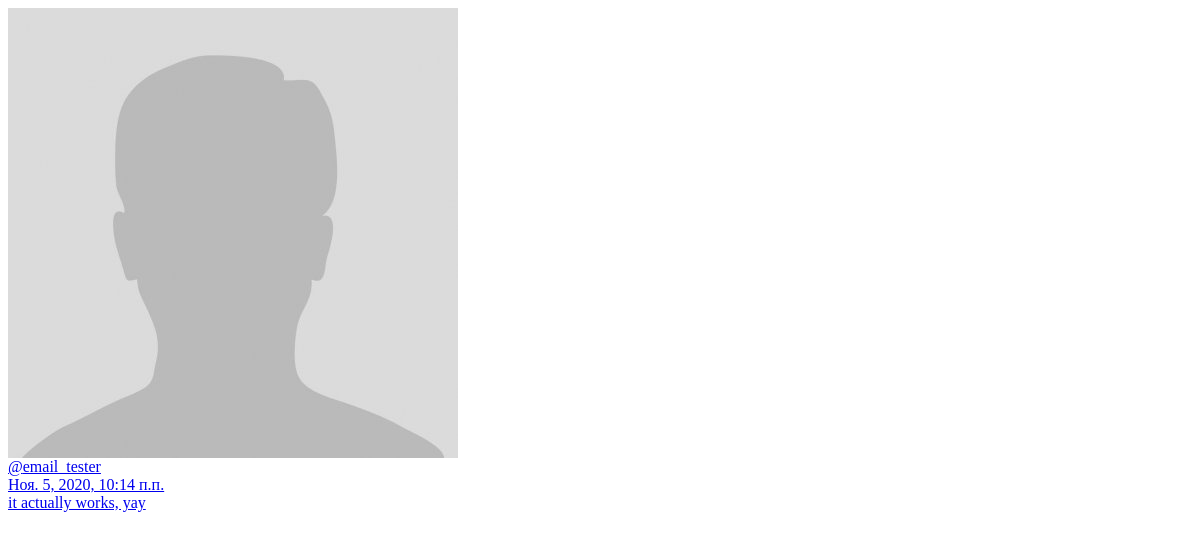
The app's page /conversations/base_list (signed in), older data.
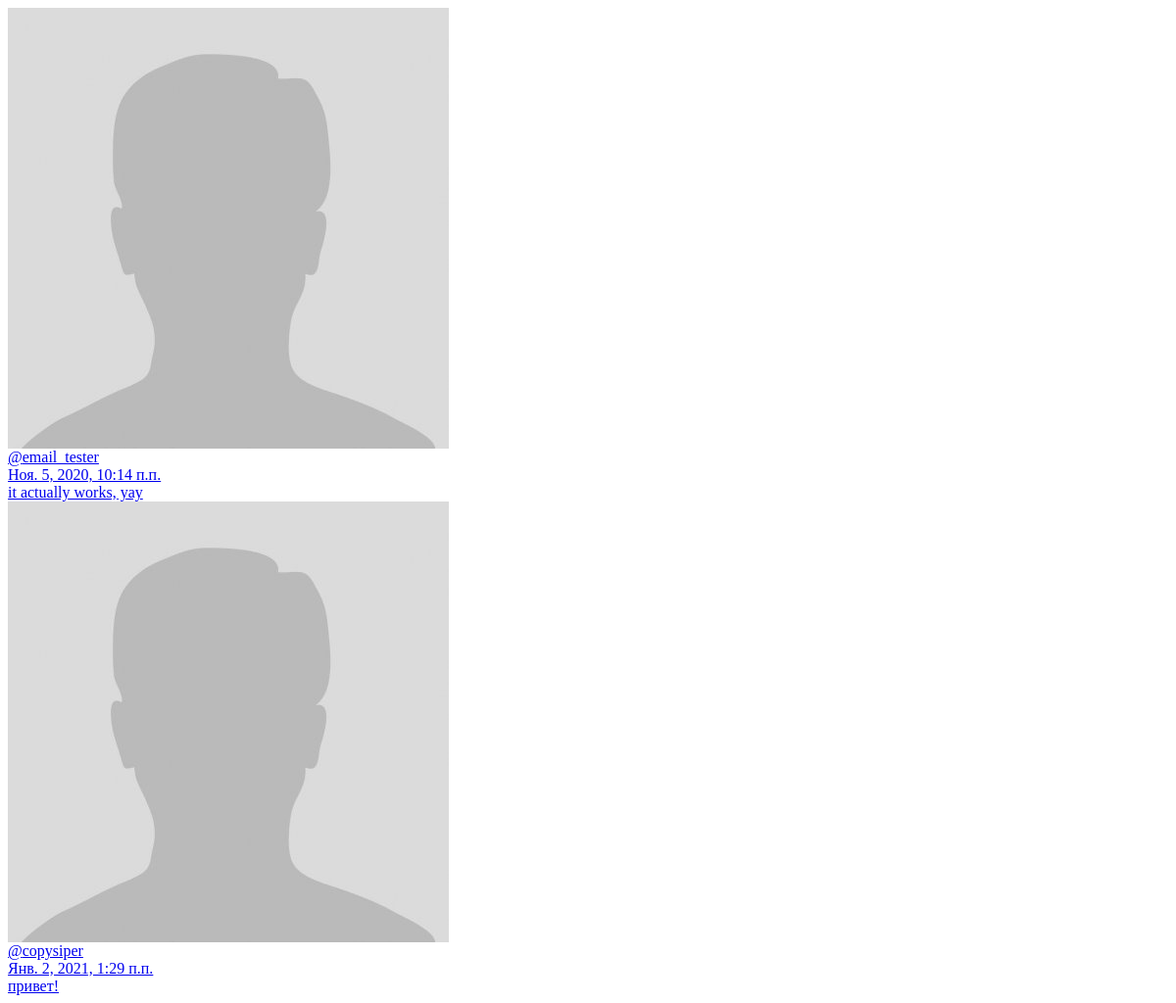
The same page, newer data.
### personal_messages/models.py (models this page shows, shortened)
class Dialog(models.Model):
    owner = models.ForeignKey(User, on_delete=models.CASCADE, related_name='conversation_owners')
    user = models.ForeignKey(User, on_delete=models.CASCADE, related_name='conversation_users')
    messages = models.ManyToManyField(DialogMessage)
    last_view = models.DateTimeField(default=datetime.datetime.now)
    last_interact = models.DateTimeField(default=datetime.datetime.now)
    def __str__(self):
        return "Conversation between " + str(self.owner) + " and " + str(self.user)
    def get_last_message(self):
        if self.is_empty():
            return "Сообщения отсутствуют"
        return self.messages.all().latest('date_time')
    def is_empty(self):
        return len(self.messages.all()) == 0

class DialogMessage(models.Model):
    user = models.ForeignKey(User, on_delete=models.CASCADE)
    text = models.TextField()
    date_time = models.DateTimeField()

### personal_messages/views.py (the view)
# urls.py: path('base_list', views.DialogsListBase.as_view(), name='base_list'),
class DialogsListBase(View):
    def get(self, request):
        context = dict()
        context['current_app_name'] = "personal_messages"
        if request.user.is_authenticated:
            dialog_list = request.user.dialog_list.dialogs.all()
            unread_messages = []
            for dialog in dialog_list:
                unread_messages.append(dialog.messages.filter(date_time__gt=dialog.last_view).count())
            context['dialogs'] = list(zip(dialog_list, unread_messages))
            print(context['dialogs'])
            return render(request, 'personal_messages/aero/dialog_list_base.html', context)
        else:
            return HttpResponseRedirect('/auth/login')

### UserProfile/models.py (called while the page is built)
    def get_avatar_url(self):
        if self.avatar is None or str(self.avatar) == "/static/profile.jpg":
            return "/static/aero/profile/img/avatar.jpg"
        return "/media/"+str(self.avatar)

### personal_messages/templates/personal_messages/aero/dialog_list_base.html (shortened to what this page needs)
{% for dialog in dialogs %}
<div class="message-row">
    <div class="message-avatar">
        <a class="message-avatar-link" href="/profile/{{dialog.0.user}}">
            <img src="{{ dialog.0.user.profile.get_avatar_url }}" \>
        </a>
    </div>
    <a class="message-info" href="/conversations/user/{{ dialog.0.user.id }}">
        <div class="message-info-upper">
            <div class="message-info-author">@{{ dialog.0.user }}</div>
            <div class="message-info-date">{{ dialog.0.last_interact }}</div>
        </div>
        <div class="message-info-lower">
            <div class="message-info-text">
                {% if dialog.0.is_empty %}
                Сообщения отсутствуют
                {% else %}
                {{ dialog.0.get_last_message.text|truncatechars:100 }}
                {% endif %}
            </div>
        </div>
    </a>
</div>
{% endfor %}

Row changes from the older to the newer data that the page shows:
added Dialog: user.username "copysiper", last_interact "Янв. 2, 2021, 1:29 п.п.", id.text "привет!"
